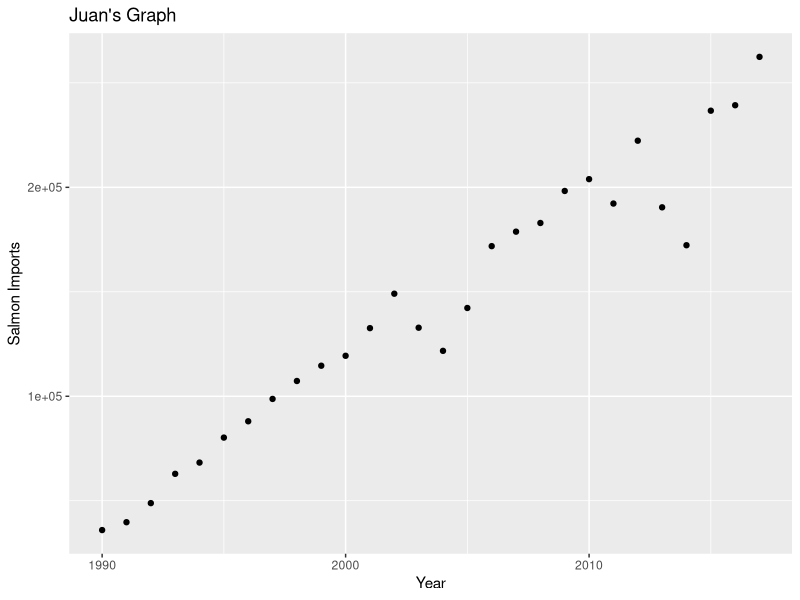

This figure's R source:
## ---- chunk 1
knitr::opts_chunk$set(echo = TRUE)
## ---- chunk 2
library(tidyverse)

salmon <- read_csv("salmon_imports.csv")
## ---- chunk 3
# Scatter plot
salmon_plot <- ggplot(salmon, aes(x = Year, y = salmon_fresh)) +
  geom_point() +
  labs(x = "Year", y = "Salmon Imports", title="Juan's Graph")

salmon_plot
## ---- chunk 4
# Model for linear regression
salmon_model <- lm(salmon_fresh ~ Year, data = salmon)

salmon_model

# salmon(imports) = -14982940 + 7550*year
# slope is negative indicating a downward trend. 
summary(salmon_model)

salmon_summary <- summary(salmon_model)
## ---- chunk 5

